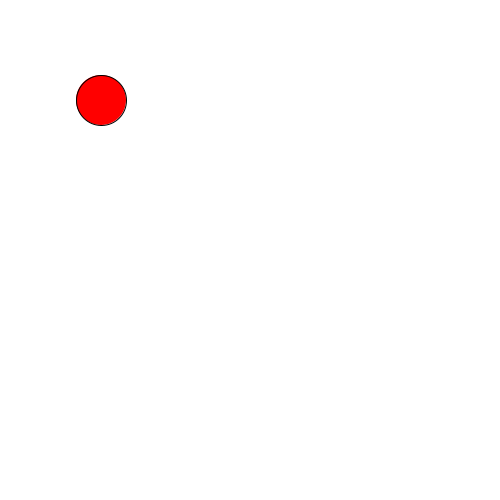
Frame 1 (no input)
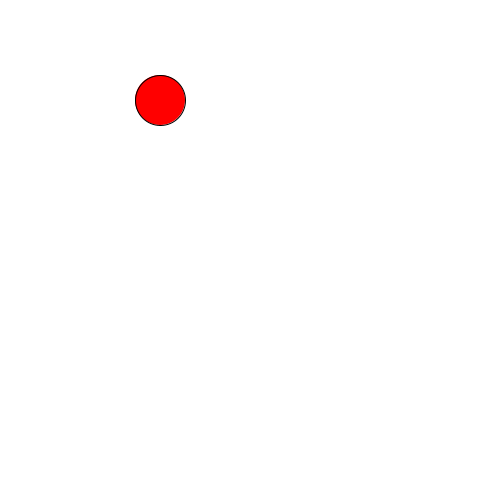
Frame 60 (the mouse pressed at the canvas centre just before this capture)
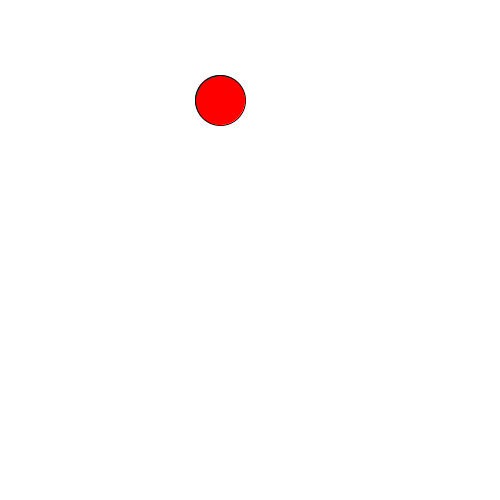
Frame 120 (the mouse held since frame 60 and released just before this capture)

The Processing sketch that drew these frames (run headless with seeded random() and noise(); from frame 60 on, the mouse is pressed at the canvas centre):

// Processing sketch: flow3
// ── flow3.pde
int x = 100;

void setup() {
    size(500, 500);
    fill(255, 0, 0);
}
void draw() {
    background(255);
    x++;
    ellipse(x, 100, 50, 50);
}
